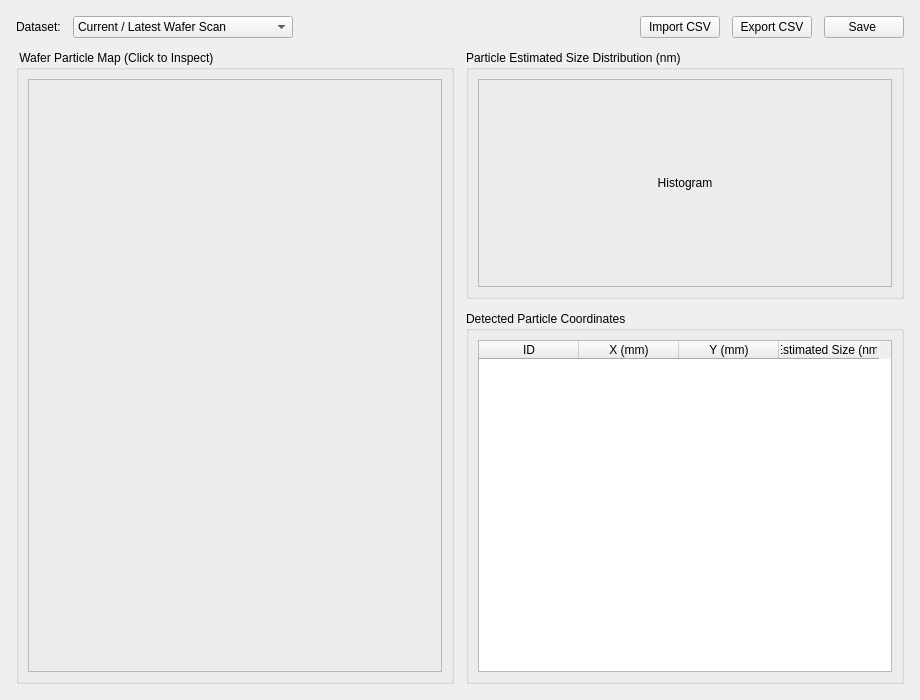
<?xml version="1.0" encoding="UTF-8"?>
<ui version="4.0">
 <class>ResultsPage</class>
 <widget class="QWidget" name="ResultsPage">
  <property name="geometry">
   <rect>
    <x>0</x>
    <y>0</y>
    <width>920</width>
    <height>700</height>
   </rect>
  </property>
  <layout class="QVBoxLayout" name="verticalLayout_main" stretch="0,1">
   <property name="spacing">
    <number>12</number>
   </property>
   <property name="leftMargin">
    <number>16</number>
   </property>
   <property name="topMargin">
    <number>16</number>
   </property>
   <property name="rightMargin">
    <number>16</number>
   </property>
   <property name="bottomMargin">
    <number>16</number>
   </property>
   <item>
    <layout class="QHBoxLayout" name="layout_toolbar">
     <item>
      <widget class="QLabel" name="label_select">
       <property name="text">
        <string>Dataset:</string>
       </property>
      </widget>
     </item>
     <item>
      <widget class="QComboBox" name="combo_dataset">
       <property name="minimumSize">
        <size>
         <width>220</width>
         <height>0</height>
        </size>
       </property>
       <item>
        <property name="text">
         <string>Current / Latest Wafer Scan</string>
        </property>
       </item>
      </widget>
     </item>
     <item>
      <spacer name="horizontalSpacer">
       <property name="orientation">
        <enum>Qt::Orientation::Horizontal</enum>
       </property>
       <property name="sizeHint" stdset="0">
        <size>
         <width>40</width>
         <height>20</height>
        </size>
       </property>
      </spacer>
     </item>
     <item>
      <widget class="QPushButton" name="btn_import_csv">
       <property name="text">
        <string>Import CSV</string>
       </property>
      </widget>
     </item>
     <item>
      <widget class="QPushButton" name="btn_export_csv">
       <property name="text">
        <string>Export CSV</string>
       </property>
      </widget>
     </item>
     <item>
      <widget class="QPushButton" name="btn_export_map_png">
       <property name="text">
        <string>Save </string>
       </property>
      </widget>
     </item>
    </layout>
   </item>
   <item>
    <layout class="QHBoxLayout" name="layout_results_body" stretch="1,1">
     <property name="spacing">
      <number>12</number>
     </property>
     <item>
      <widget class="QGroupBox" name="group_results_map">
       <property name="title">
        <string> Wafer Particle Map (Click to Inspect)</string>
       </property>
       <layout class="QVBoxLayout" name="verticalLayout_1">
        <item>
         <widget class="QFrame" name="wafer_placeholder">
          <property name="frameShape">
           <enum>QFrame::Shape::StyledPanel</enum>
          </property>
          <layout class="QVBoxLayout" name="layout_results_wafer_map"/>
         </widget>
        </item>
       </layout>
      </widget>
     </item>
     <item>
      <layout class="QVBoxLayout" name="layout_right_panes" stretch="2,3">
       <property name="spacing">
        <number>12</number>
       </property>
       <item>
        <widget class="QGroupBox" name="group_histogram">
         <property name="title">
          <string>Particle Estimated Size Distribution (nm)</string>
         </property>
         <layout class="QVBoxLayout" name="verticalLayout_2">
          <item>
           <widget class="QFrame" name="histogram_placeholder">
            <property name="frameShape">
             <enum>QFrame::Shape::StyledPanel</enum>
            </property>
            <layout class="QVBoxLayout" name="layout_histogram">
             <item>
              <widget class="QLabel" name="lbl_hist_placeholder">
               <property name="text">
                <string>Histogram</string>
               </property>
               <property name="alignment">
                <set>Qt::AlignmentFlag::AlignCenter</set>
               </property>
              </widget>
             </item>
            </layout>
           </widget>
          </item>
         </layout>
        </widget>
       </item>
       <item>
        <widget class="QGroupBox" name="group_defect_table">
         <property name="title">
          <string>Detected Particle Coordinates</string>
         </property>
         <layout class="QVBoxLayout" name="verticalLayout_3">
          <item>
           <widget class="QTableWidget" name="table_defects">
            <property name="alternatingRowColors">
             <bool>true</bool>
            </property>
            <property name="selectionBehavior">
             <enum>QAbstractItemView::SelectionBehavior::SelectRows</enum>
            </property>
            <property name="sortingEnabled">
             <bool>true</bool>
            </property>
            <column>
             <property name="text">
              <string>ID</string>
             </property>
            </column>
            <column>
             <property name="text">
              <string>X (mm)</string>
             </property>
            </column>
            <column>
             <property name="text">
              <string>Y (mm)</string>
             </property>
            </column>
            <column>
             <property name="text">
              <string>Estimated Size (nm)</string>
             </property>
            </column>
           </widget>
          </item>
         </layout>
        </widget>
       </item>
      </layout>
     </item>
    </layout>
   </item>
  </layout>
 </widget>
 <resources/>
 <connections/>
</ui>
